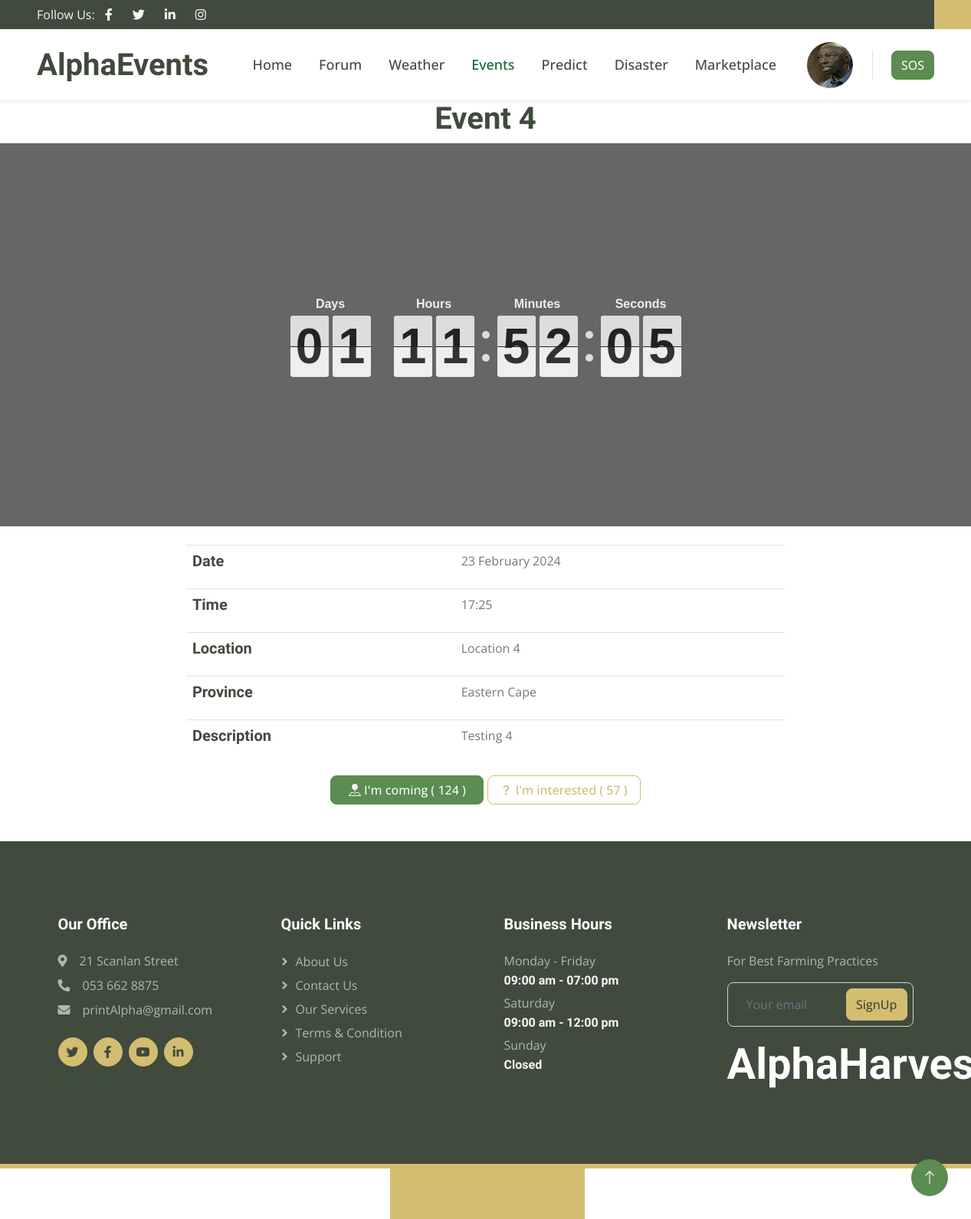
The page /noticeboard/event_details/6 (signed in) on the database its author committed.
### noticeboard/models.py (models this page shows, shortened)
class Event(models.Model):
    farmer = models.ForeignKey(BasicAccount, on_delete=models.CASCADE, related_name='event')
    name = models.CharField(max_length = 255, null = False, blank = False)
    date_time = models.DateTimeField(max_length = 255, null = False, blank = False)
    location = models.CharField(max_length = 255, null = False, blank = False)
    province = models.CharField(max_length = 255)
    event_category = models.ForeignKey(EventCategory, on_delete=models.CASCADE)
    interested = models.IntegerField(default = 0)
    attending = models.IntegerField(default = 0)
    created_at = models.DateTimeField(auto_now_add=True)
    description = RichTextUploadingField()
    past_event = models.BooleanField(default=False)
    image_cover = models.ImageField(upload_to='noticeboard/images', null=False, blank = False)

### noticeboard/views.py (the view)
# urls.py: path('event_details/<int:event_id>', views.event_details, name='event_details'),
def event_details(request, event_id):
    event = Event.objects.get(id=event_id)
    timestamp = int(event.date_time.timestamp())
    user_interested = None
    user_attending = None
    if request.user.is_authenticated:
        user_interested = EventInterested.objects.filter(user=request.user, event=event).exists()
        user_attending = EventAttending.objects.filter(user=request.user, event=event).exists()
    context = {
        'event': event,
        'timestamp': timestamp,
        'user_interested': user_interested,
        'user_attending': user_attending,
    }
    if request.user.is_authenticated:
        context['profile_picture'] = request.user.profile.profile_picture
    return render(request, 'noticeboard/event_details.html', context)

### templates/noticeboard/event_details.html (shortened to what this page needs)
{% extends 'base.html' %}
{% load static %}
{% block content %}
<link rel="stylesheet" href="{% static 'lib/flipdown/flipdown.css' %}">
<div class="col-md-12 text-center">
   <h1>{{ event.name }}</h1>
</div>
<div class="container-fluid d-flex align-items-center justify-content-center" style="background: rgb(0, 0, 0, 0.6); height: 500px;" data-parallax="scroll" data-image-src="{% if event.image_cover %}{{ event.image_cover.url }}{% else %}https://img.freepik.com/free-photo/green-meadow-meanders-into-wheat-field-horizon-generated-by-ai_188544-36101.jpg?t=st=1705662392~exp=1705665992~hmac=3328d1e4e7e8dc4a1e830124af2904824b6f5ae58bb2fc4453612b1c6ba04ae6&w=996{% endif %}">
    <div id="flipdown" class="flipdown"></div>
</div>
<div class="container mt-4 d-flex align-items-center justify-content-center text-justify">
   <table class="table table-borderless" style="width: 70%;">
    <tr>
        <td><h5>Date</h5></td>
        <td><p>{{ event.date_time|date:"j F Y" }}</p></td>
    </tr>
    <tr>
        <td><h5>Time</h5></td>
        <td><p>{{ event.date_time|time:"H:i" }}</p></td>
    </tr>
    <tr>
        <td><h5>Location</h5></td>
        <td><p>{{ event.location }}</p></td>
    </tr>
    <tr>
        <td><h5>Province</h5></td>
        <td><p>{{ event.province }} </p></td>
    </tr>
    <tr>
        <td><h5>Description</h5></td>
        <td>{{ event.description|safe }}</td>
    </tr>
   </table>
</div>
<div class="container justify-content-center align-items-center text-center">
    {% if request.user.is_authenticated %}
        {% if user_attending %}
            <a href="{% url 'user_attending' event_id=event.id %}" class="btn btn-primary" style="width: 200px;"><i class="bi bi-pin-map-fill"></i> I'm coming ( {{ event.attending }} )</a>
        {% else %}
            <a href="{% url 'user_attending' event_id=event.id %}" class="btn btn-outline-primary" style="width: 200px;"><i class="bi bi-pin-map"></i> I'm coming ( {{ event.attending }} )</a>
        {% endif %}
        {% if user_interested %}
            <a href="{% url 'user_interested' event_id=event.id %}" class="btn btn-secondary" style="width: 200px;"><i class="bi bi-question-square-fill"></i> I'm interested ( {{ event.interested }} )</a>
        {% else %}
            <a href="{% url 'user_interested' event_id=event.id %}" class="btn btn-outline-secondary" style="width: 200px;"><i class="bi bi-question-lg"></i> I'm interested ( {{ event.interested }} )</a>
        {% endif %}
    {% endif %}
</div>
{% endblock %}

### static/css/style.css (style rules this page uses)
:root { --primary: #116530; --secondary: #D3BD71; --light: #F7F7F7; --dark: #404A3D; }
.btn { transition: .5s; font-weight: 500; }
.btn-primary, .btn-outline-primary:hover { color: var(--light); }

### templates/noticeboard/event_details.html (style rules this page uses)
.flipdown { text-align: center; justify-content: center; align-items: center;; }

### rows shown on the page
Event: name "Event 4", date_time "23 February 2024", date_time "17:25", location "Location 4", province "Eastern Cape", description "Testing 4", attending "124", interested "57"
